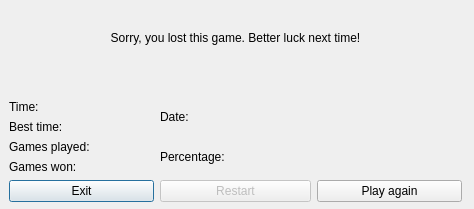
<?xml version="1.0" encoding="UTF-8"?>
<ui version="4.0">
 <class>defeat</class>
 <widget class="QDialog" name="defeat">
  <property name="windowModality">
   <enum>Qt::NonModal</enum>
  </property>
  <property name="geometry">
   <rect>
    <x>0</x>
    <y>0</y>
    <width>474</width>
    <height>209</height>
   </rect>
  </property>
  <property name="sizePolicy">
   <sizepolicy hsizetype="Minimum" vsizetype="Minimum">
    <horstretch>0</horstretch>
    <verstretch>0</verstretch>
   </sizepolicy>
  </property>
  <property name="minimumSize">
   <size>
    <width>474</width>
    <height>209</height>
   </size>
  </property>
  <property name="maximumSize">
   <size>
    <width>474</width>
    <height>209</height>
   </size>
  </property>
  <property name="contextMenuPolicy">
   <enum>Qt::NoContextMenu</enum>
  </property>
  <property name="windowTitle">
   <string>Game Lost</string>
  </property>
  <property name="sizeGripEnabled">
   <bool>false</bool>
  </property>
  <property name="modal">
   <bool>true</bool>
  </property>
  <widget class="QFrame" name="gridFrame">
   <property name="geometry">
    <rect>
     <x>0</x>
     <y>0</y>
     <width>471</width>
     <height>211</height>
    </rect>
   </property>
   <layout class="QGridLayout" name="gridLayout" columnstretch="1,1,0,1">
    <property name="topMargin">
     <number>1</number>
    </property>
    <item row="4" column="0">
     <widget class="QPushButton" name="exitButton">
      <property name="text">
       <string>Exit</string>
      </property>
     </widget>
    </item>
    <item row="4" column="1" colspan="2">
     <widget class="QPushButton" name="restartButton">
      <property name="enabled">
       <bool>false</bool>
      </property>
      <property name="text">
       <string>Restart</string>
      </property>
     </widget>
    </item>
    <item row="4" column="3">
     <widget class="QPushButton" name="play_againBtn">
      <property name="text">
       <string>Play again</string>
      </property>
     </widget>
    </item>
    <item row="2" column="0">
     <layout class="QVBoxLayout" name="verticalLayout">
      <item>
       <widget class="QLabel" name="time">
        <property name="text">
         <string>Time: </string>
        </property>
       </widget>
      </item>
      <item>
       <widget class="QLabel" name="bestTime">
        <property name="text">
         <string>Best time: </string>
        </property>
       </widget>
      </item>
      <item>
       <widget class="QLabel" name="gamesPlayed">
        <property name="text">
         <string>Games played: </string>
        </property>
       </widget>
      </item>
      <item>
       <widget class="QLabel" name="gamesWon">
        <property name="text">
         <string>Games won: </string>
        </property>
       </widget>
      </item>
     </layout>
    </item>
    <item row="2" column="1" colspan="2">
     <layout class="QVBoxLayout" name="verticalLayout_2">
      <item>
       <widget class="QLabel" name="date">
        <property name="text">
         <string>Date: </string>
        </property>
        <property name="alignment">
         <set>Qt::AlignLeading|Qt::AlignLeft|Qt::AlignVCenter</set>
        </property>
       </widget>
      </item>
      <item>
       <widget class="QLabel" name="percentage">
        <property name="text">
         <string>Percentage: </string>
        </property>
        <property name="alignment">
         <set>Qt::AlignLeading|Qt::AlignLeft|Qt::AlignVCenter</set>
        </property>
       </widget>
      </item>
     </layout>
    </item>
    <item row="0" column="0" colspan="4">
     <widget class="QLabel" name="label_3">
      <property name="text">
       <string>Sorry, you lost this game. Better luck next time!</string>
      </property>
      <property name="alignment">
       <set>Qt::AlignCenter</set>
      </property>
     </widget>
    </item>
    <item row="1" column="0" colspan="4">
     <spacer name="horizontalSpacer">
      <property name="orientation">
       <enum>Qt::Horizontal</enum>
      </property>
      <property name="sizeHint" stdset="0">
       <size>
        <width>40</width>
        <height>20</height>
       </size>
      </property>
     </spacer>
    </item>
   </layout>
  </widget>
 </widget>
 <tabstops>
  <tabstop>play_againBtn</tabstop>
  <tabstop>restartButton</tabstop>
  <tabstop>exitButton</tabstop>
 </tabstops>
 <resources/>
 <connections/>
</ui>
